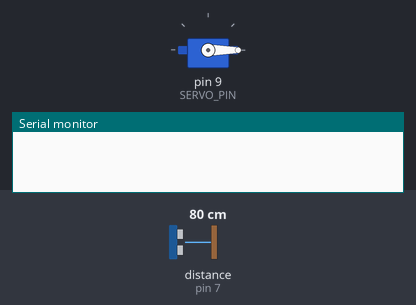
Recording of a sketch running on a simulated Arduino Mega 2560, built with avr-gcc and run on an emulated ATmega2560. Parts: servo, the last lines printed to the serial monitor. Wiring (inferred from the names in the program): ultrasonic range finder: trigger pin 6; echo pin 7. Inputs (shaded band) come from the test bench; at power-on: distance to the obstacle (sensor on pin 7) 80 cm. The echo pulse lasts 58.3 µs per cm.

Above: at 0.1 s.
1.8 s: distance to the obstacle (sensor on pin 7) set to 2 cm
At 2.83 s:
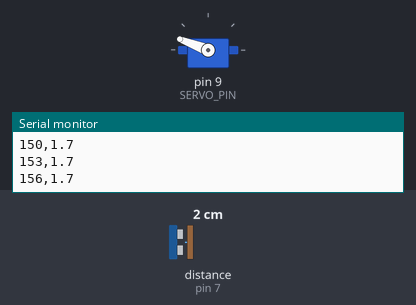
4.8 s: distance to the obstacle (sensor on pin 7) set to 18 cm
At 5.9 s:
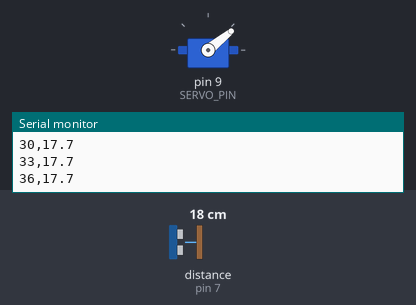
7.8 s: distance to the obstacle (sensor on pin 7) set to 4 cm
At 8.53 s:
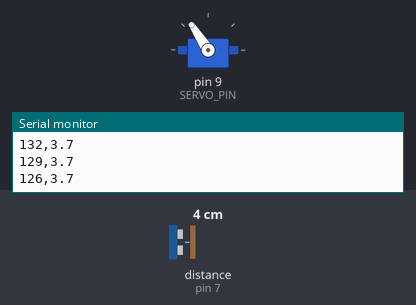
10.8 s: distance to the obstacle (sensor on pin 7) set to 120 cm
13.8 s: distance to the obstacle (sensor on pin 7) set to 9 cm
Timing chart, 0 to 17.8 s (numbered marks = the images above; inputs shaded):
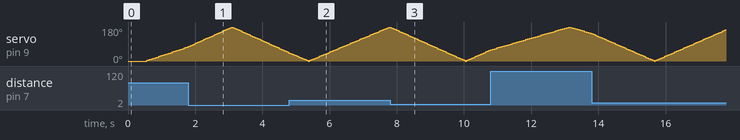

The sketch:

radar.ino
```cpp
// Radar: Servo schwenkt den Ultraschallsensor hin und her, bei jedem Winkel
// wird gemessen und eine Zeile "Winkel,Abstand" an den PC geschickt.
//
// Beispiel-Ausgabe:   45,103.2     (45°, 103,2 cm)
//                     48,-1        (48°, kein Echo)
//
// Verdrahtung (Arduino Mega), Plan: docs/verdrahtung-radar.html
//   HC-SR04 VCC  -> 5V          HC-SR04 Trig -> Pin 6
//   HC-SR04 GND  -> GND         HC-SR04 Echo -> Pin 7
//   Servo orange (Signal) -> Pin 9
//   Servo rot  (+5 V)     -> + Schiene Steckbrett (Powerbank USB 2)
//   Servo braun (GND)     -> - Schiene Steckbrett, Schiene mit Mega-GND verbunden

#include <Servo.h>  // Fertige Bibliothek, gehört zur Arduino-Software dazu

const int TRIG_PIN  = 6;
const int ECHO_PIN  = 7;
const int SERVO_PIN = 9;

const float SCHALL_CM_PRO_US = 0.0343;
const unsigned long TIMEOUT_US = 30000;

// Schwenkbereich und Schrittweite in Grad
const int WINKEL_MIN = 0;
const int WINKEL_MAX = 180;
const int SCHRITT    = 3;

// Wartezeit nach jedem Schritt, damit der Servo steht, bevor gemessen wird
const int BERUHIGEN_MS = 25;

Servo servo;            // ein Servo-"Objekt": steht für den echten Servo
int winkel = WINKEL_MIN;
int richtung = +1;      // +1 = aufwärts schwenken, -1 = abwärts

void setup() {
  Serial.begin(9600);
  pinMode(TRIG_PIN, OUTPUT);
  pinMode(ECHO_PIN, INPUT);
  servo.attach(SERVO_PIN);
  servo.write(winkel);
  delay(500);           // Servo in Startposition fahren lassen
}

void loop() {
  servo.write(winkel);
  delay(BERUHIGEN_MS);

  float abstand = messeMedianCm();

  // Eine Zeile "Winkel,Abstand" senden – dieses Format liest pc/radar.py
  Serial.print(winkel);
  Serial.print(",");
  if (abstand < 0) {
    Serial.println(-1);
  } else {
    Serial.println(abstand, 1);
  }

  // Nächster Winkel; am Rand die Richtung umdrehen (Pendelbewegung)
  winkel += richtung * SCHRITT;
  if (winkel >= WINKEL_MAX) { winkel = WINKEL_MAX; richtung = -1; }
  if (winkel <= WINKEL_MIN) { winkel = WINKEL_MIN; richtung = +1; }
}

// Misst dreimal und nimmt den mittleren Wert (Median).
// Ein einzelner Ausreißer fällt dadurch einfach raus – anders als beim
// Mittelwert, wo er das Ergebnis verfälschen würde.
float messeMedianCm() {
  float a = messeAbstandCm(); delay(5);
  float b = messeAbstandCm(); delay(5);
  float c = messeAbstandCm();

  // Median von drei Werten: der, der weder der größte noch der kleinste ist
  if ((a <= b && b <= c) || (c <= b && b <= a)) return b;
  if ((b <= a && a <= c) || (c <= a && a <= b)) return a;
  return c;
}

// Einzelmessung wie in ultraschall_test: Abstand in cm, oder -1 ohne Echo.
float messeAbstandCm() {
  digitalWrite(TRIG_PIN, LOW);
  delayMicroseconds(2);
  digitalWrite(TRIG_PIN, HIGH);
  delayMicroseconds(10);
  digitalWrite(TRIG_PIN, LOW);

  unsigned long laufzeit = pulseIn(ECHO_PIN, HIGH, TIMEOUT_US);
  if (laufzeit == 0) {
    return -1;
  }
  return laufzeit * SCHALL_CM_PRO_US / 2.0;
}
```
